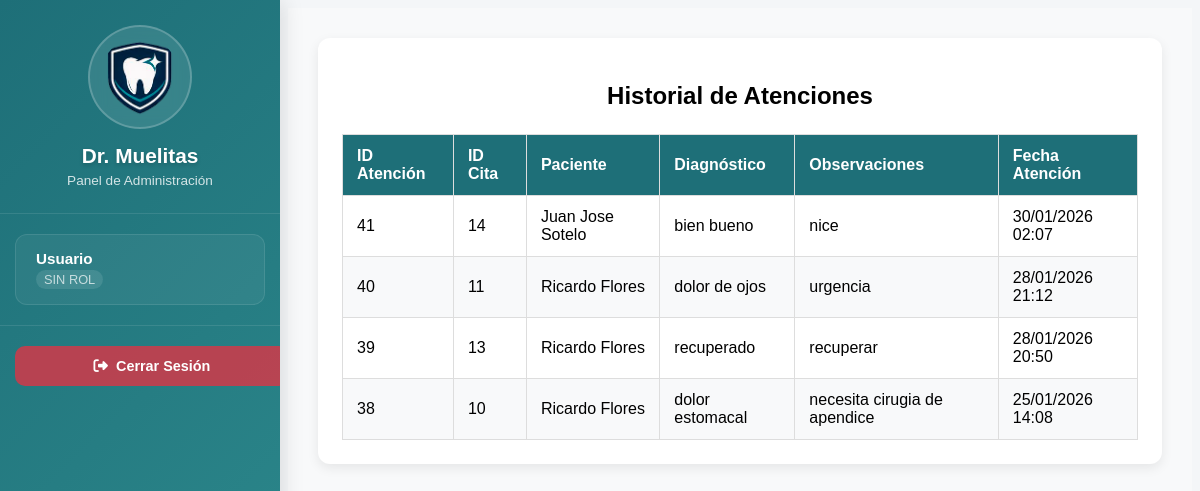
The page /parte_proyecto_actualizado/panel/solovistahistorialatenciones.php (signed in) on the database its author committed.
### tables this page shows
CREATE TABLE `atenciones` (
  `id_atencion` int(11) NOT NULL,
  `id_cita` int(11) NOT NULL,
  `fecha_atencion` datetime NOT NULL DEFAULT current_timestamp(),
  `diagnostico` text DEFAULT NULL,
  `observaciones` text DEFAULT NULL
);

CREATE TABLE `citas` (
  `id_cita` int(11) NOT NULL,
  `id_paciente` int(11) NOT NULL,
  `id_odontologo` int(11) NOT NULL,
  `fecha_hora_inicio` datetime NOT NULL,
  `fecha_hora_fin` datetime DEFAULT NULL,
  `estado` enum('PROGRAMADA','CANCELADA','ATENDIDA','NO_ASISTIO') NOT NULL DEFAULT 'PROGRAMADA',
  `motivo` varchar(200) DEFAULT NULL,
  `creada_por` int(11) DEFAULT NULL,
  `creado_en` datetime NOT NULL DEFAULT current_timestamp()
);

### parte_proyecto_actualizado/panel/solovistahistorialatenciones.php (the view, shortened to what this page needs)
<?php
try {
    $pdo = new PDO(
        'mysql:host=localhost;dbname=clinica_odontologica;charset=utf8mb4',
        'root',
        '',
        [
            PDO::ATTR_ERRMODE => PDO::ERRMODE_EXCEPTION,
            PDO::ATTR_DEFAULT_FETCH_MODE => PDO::FETCH_ASSOC
        ]
    );
} catch (PDOException $e) {
    die('Error de conexión: ' . $e->getMessage());
}
$sql = "
SELECT
    a.id_atencion,
    c.id_cita,
    CONCAT(p.nombres,' ',p.apellido_paterno) AS paciente,
    a.diagnostico,
    a.observaciones,
    DATE_FORMAT(a.fecha_atencion,'%d/%m/%Y %H:%i') AS fecha_atencion
FROM atenciones a
JOIN citas c ON c.id_cita = a.id_cita
JOIN pacientes p ON p.id_paciente = c.id_paciente
ORDER BY a.fecha_atencion DESC
";
$atenciones = $pdo->query($sql)->fetchAll();
?>
<!DOCTYPE html>
<html lang="es">
<head>
<link rel="stylesheet" href="https://cdn.jsdelivr.net/npm/bootstrap-icons@1.7.2/font/bootstrap-icons.css">
</head>
<body>
<?php require_once __DIR__ . '/sidebar.php'; ?>
<div class="dashboard-main">
<div class="container">
<h2>Historial de Atenciones</h2>
<table>
<thead>
<tr>
<th>ID Atención</th>
<th>ID Cita</th>
<th>Paciente</th>
<th>Diagnóstico</th>
<th>Observaciones</th>
<th>Fecha Atención</th>
</tr>
</thead>
<tbody>
<?php if(count($atenciones) > 0): ?>
<?php foreach($atenciones as $a): ?>
<tr>
<td><?= $a['id_atencion'] ?></td>
<td><?= $a['id_cita'] ?></td>
<td><?= htmlspecialchars($a['paciente']) ?></td>
<td><?= nl2br(htmlspecialchars($a['diagnostico'])) ?></td>
<td><?= nl2br(htmlspecialchars($a['observaciones'])) ?></td>
<td><?= $a['fecha_atencion'] ?></td>
</tr>
<?php endforeach; ?>
<?php else: ?>
<tr><td colspan="6">No hay atenciones registradas</td></tr>
<?php endif; ?>
</tbody>
</table>
</div>
</div>
</body>
</html>

### parte_proyecto_actualizado/panel/solovistahistorialatenciones.php (style rules this page uses)
body { font-family:Arial;background:#f4f6f8 }
h2 { text-align:center;margin-bottom:1.5rem }
.dashboard-main .container { max-width:1100px; margin:0 auto; background:#fff; padding:24px; border-radius:12px; box-shadow:0 4px 12px rgba(0,0,0,0.08); box-sizing:border-box }
table { width:100%;border-collapse:collapse;background:#fff }
th,td { padding:12px 14px;border:1px solid #ddd;text-align:left }
th { background:#1E6F78;color:#fff;font-weight:600 }
tr:nth-child(even) { background:#f8f9fa }

### parte_proyecto_actualizado/panel/sidebar.php (style rules this page uses)
.dashboard-main { margin-left: 280px; padding: 30px; min-height: 100vh; background: #f8f9fa; box-sizing: border-box; }

### rows shown on the page
atenciones: id_atencion "41", id_cita.id_cita "14", paciente "Juan Jose Sotelo", diagnostico "bien bueno", observaciones "nice", fecha_atencion "30/01/2026 02:07"
atenciones: id_atencion "40", id_cita.id_cita "11", paciente "Ricardo Flores", diagnostico "dolor de ojos", observaciones "urgencia", fecha_atencion "28/01/2026 21:12"
atenciones: id_atencion "39", id_cita.id_cita "13", paciente "Ricardo Flores", diagnostico "recuperado", observaciones "recuperar", fecha_atencion "28/01/2026 20:50"
atenciones: id_atencion "38", id_cita.id_cita "10", paciente "Ricardo Flores", diagnostico "dolor estomacal", observaciones "necesita cirugia de apendice", fecha_atencion "25/01/2026 14:08"

### other values the page prints
$_SESSION['NombreUsuario'] "Usuario"
$_SESSION['rol'] "SIN ROL"
